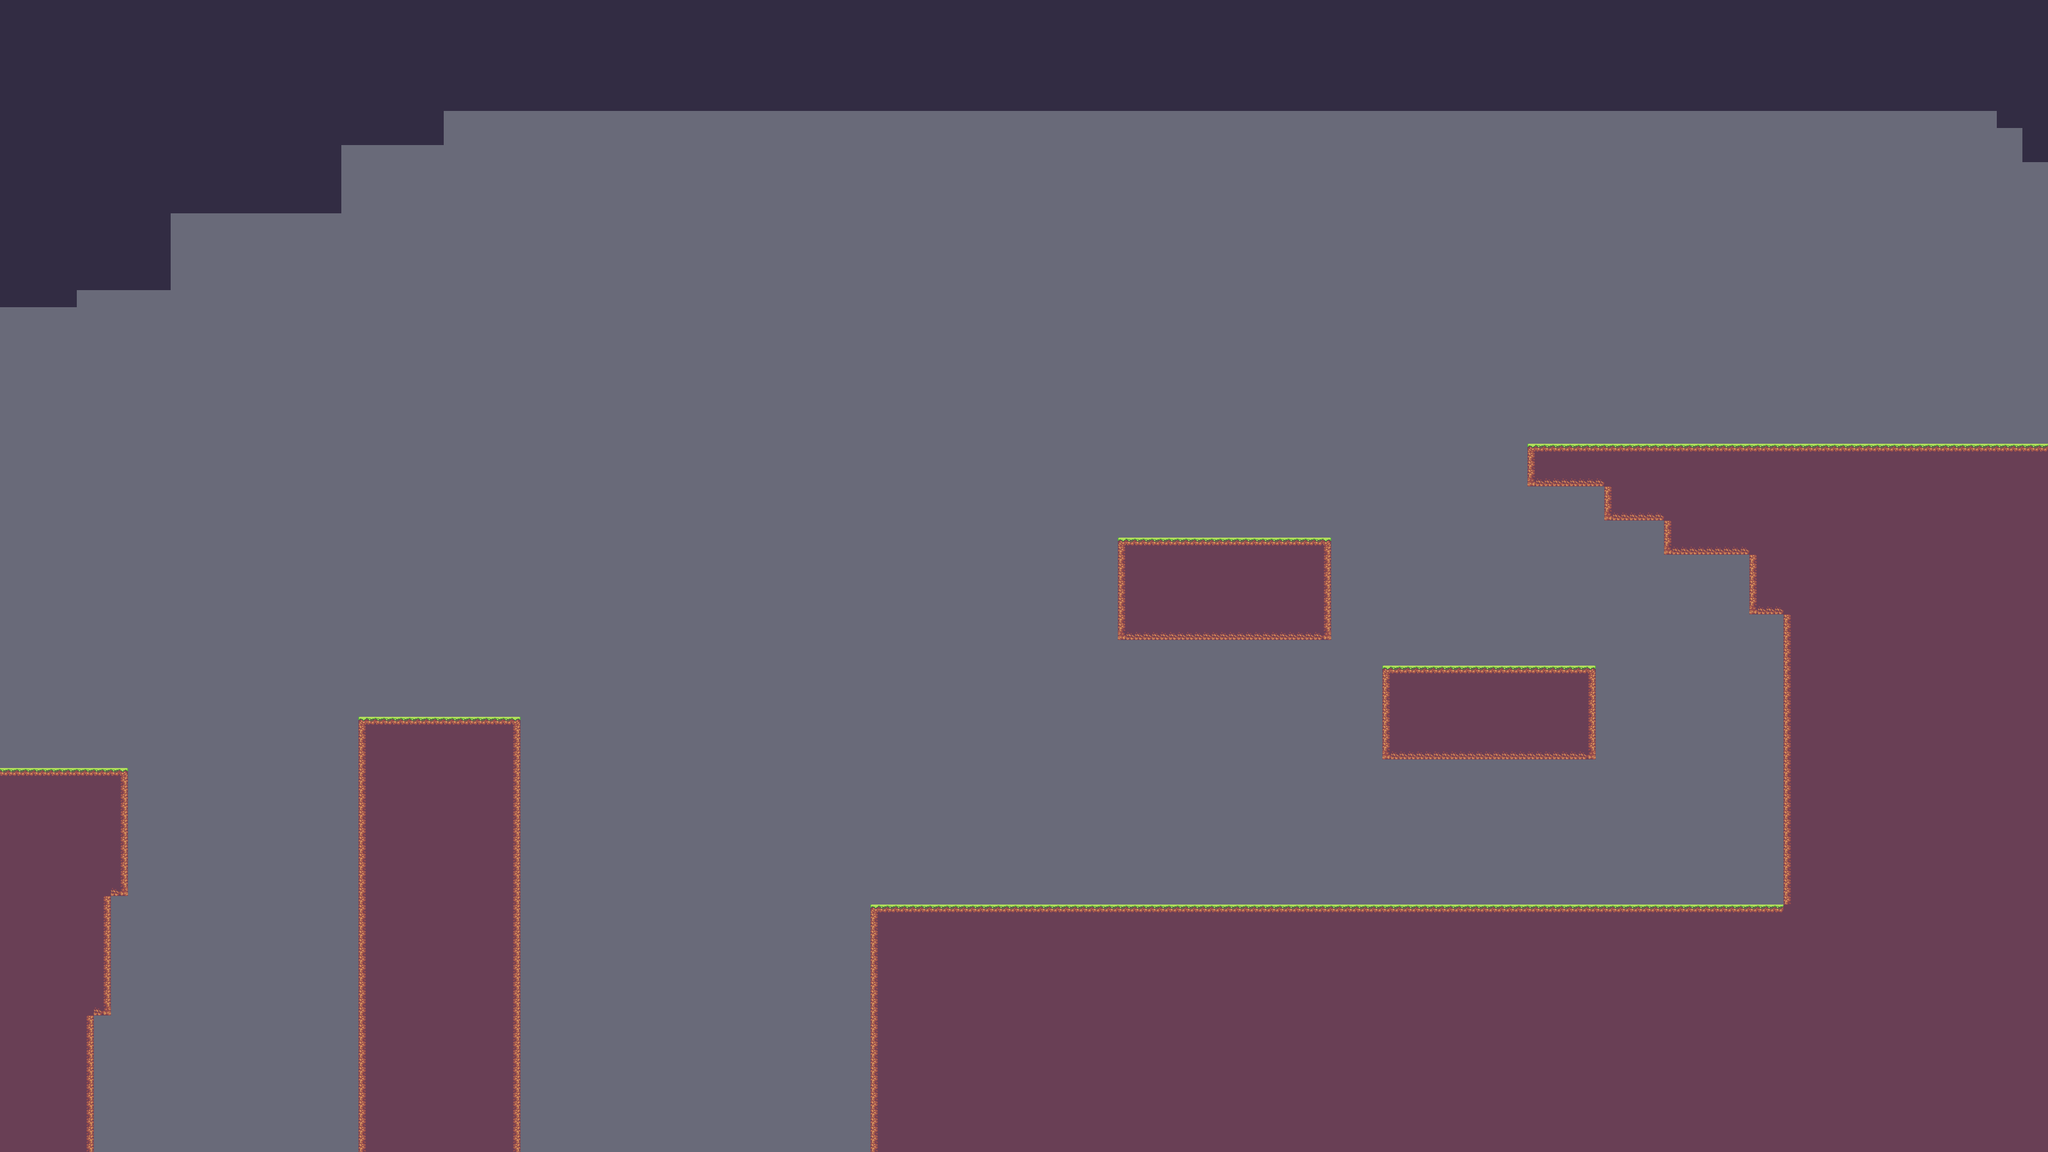

This is a level from a 2D game, rendered from its Tiled map with the project's own tilesets. A one-line summary and the map file follow, with tile-layer data summarised:
An orthogonal 240x135 tile map with 16x16 px tiles, 2 tile layers (Floor_values, Floor), 2 tilesets.

<map version="1.4" tiledversion="1.4.2" orientation="orthogonal" renderorder="right-down" compressionlevel="0" width="240" height="135" tilewidth="16" tileheight="16" infinite="0" backgroundcolor="#696A79" nextlayerid="3" nextobjectid="1"><tileset firstgid="1" name="SunnyLand_by_Ansimuz_extended" tilewidth="16" tileheight="16" tilecount="483" columns="23" objectalignment="topleft" margin="0" spacing="0"><image source="..\..\Samples\LDtk to Unity\4.2.2\Sample\Samples\atlas\SunnyLand_by_Ansimuz-extended.png" width="368" height="336" /></tileset><tileset firstgid="484" name="Floor" tilewidth="16" tileheight="16" tilecount="6" columns="6" objectalignment="topleft"><image source="Floor.intgrid.png" width="96" height="16" /></tileset><layer id="1" name="Floor_values" width="240" height="135" opacity="1"><data>[32400 cells, 11991 non-empty, 2 distinct tile ids]</data></layer><layer id="2" name="Floor" width="240" height="135" opacity="1"><data>[32400 cells, 11991 non-empty, 10 distinct tile ids]</data></layer></map>
